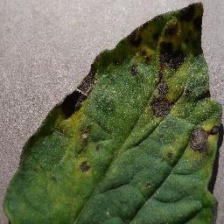
#> input picture data/raw/tomato_early_blight_0001/initial_view.jpg, 224 x 224 px
$ python -i reliability.py   (imports and definitions only)   (older library calls are emulated)
#> lines starting #> are read from the running program, lines starting #| are printed output that depends on the picture
#> further down, picture is the input picture: PIL image 224x224 RGB; mean R, G, B 102.6, 108.9, 82.2
from dataclasses import dataclass
from typing import Dict, Any, Optional
from pathlib import Path
from PIL import Image
import numpy as np
import cv2

@dataclass
class ReliabilityReport:
    is_acceptable: bool
    quality_score: float # 0.0 to 1.0
    action: str          # 'ACCEPT', 'DOWNWEIGHT', 'REJECT'
    blur_score: float
    brightness_score: float
    reasons: list

class EvidenceReliabilityChecker:
    def __init__(
        self,
        blur_threshold: float = 80.0,
        min_brightness: float = 30.0,
        max_brightness: float = 230.0
    ):
        self.blur_threshold = blur_threshold
        self.min_brightness = min_brightness
        self.max_brightness = max_brightness

    def assess_image_quality(self, image_input: Any) -> ReliabilityReport:
        """
        Assesses image quality across blur, underexposure, and overexposure.
        Supports file path strings, pathlib.Path, PIL.Image.Image, and numpy arrays.
        """
        gray = None

        if isinstance(image_input, Image.Image):
            gray = np.array(image_input.convert("L"))
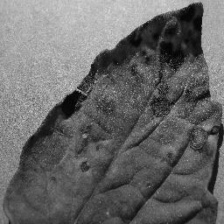
#> gray: shape (224, 224); min 1, max 217, mean 104
        elif isinstance(image_input, np.ndarray):
            if image_input.ndim == 3:
                gray = cv2.cvtColor(image_input, cv2.COLOR_RGB2GRAY)
            else:
                gray = image_input
        elif isinstance(image_input, (str, Path)):
            p = Path(image_input)
            if not p.exists():
                return ReliabilityReport(
                    is_acceptable=False,
                    quality_score=0.0,
                    action="REJECT",
                    blur_score=0.0,
                    brightness_score=0.0,
                    reasons=["Image file not found on disk"]
                )
            img_bgr = cv2.imread(str(p))
            if img_bgr is None:
                return ReliabilityReport(
                    is_acceptable=False,
                    quality_score=0.0,
                    action="REJECT",
                    blur_score=0.0,
                    brightness_score=0.0,
                    reasons=["Corrupt or unreadable image format"]
                )
            gray = cv2.cvtColor(img_bgr, cv2.COLOR_BGR2GRAY)
        else:
            return ReliabilityReport(
                is_acceptable=False,
                quality_score=0.0,
                action="REJECT",
                blur_score=0.0,
                brightness_score=0.0,
                reasons=[f"Unsupported image input type: {type(image_input)}"]
            )

        # 1. Variance of Laplacian for blur detection
        blur_score = float(cv2.Laplacian(gray, cv2.CV_64F).var())
#> blur_score = 1290.4

        # 2. Mean brightness check
        mean_brightness = float(np.mean(gray))
#> mean_brightness = 104

        reasons = []
        is_blurry = blur_score < self.blur_threshold
#> is_blurry = False
        is_too_dark = mean_brightness < self.min_brightness
#> is_too_dark = False
        is_too_bright = mean_brightness > self.max_brightness
#> is_too_bright = False

        if is_blurry:
            reasons.append(f"Image is blurry (Laplacian variance: {blur_score:.1f} < {self.blur_threshold})")
        if is_too_dark:
            reasons.append(f"Image is underexposed/too dark (brightness: {mean_brightness:.1f} < {self.min_brightness})")
        if is_too_bright:
            reasons.append(f"Image is overexposed/too bright (brightness: {mean_brightness:.1f} > {self.max_brightness})")

        # Compute normalized quality score using multiplicative factors
        blur_factor = min(1.0, blur_score / max(1.0, self.blur_threshold * 1.5))
#> blur_factor = 1
        bright_factor = 1.0
        if mean_brightness < self.min_brightness:
            bright_factor = max(0.0, mean_brightness / self.min_brightness)
        elif mean_brightness > self.max_brightness:
            bright_factor = max(0.0, (255.0 - mean_brightness) / (255.0 - self.max_brightness))

        quality_score = float(np.clip(blur_factor * bright_factor, 0.0, 1.0))
#> quality_score = 1

        if quality_score >= 0.70 and not is_blurry:
            action = "ACCEPT"
            is_acceptable = True
        elif quality_score >= 0.35 and blur_score >= (0.5 * self.blur_threshold):
            action = "DOWNWEIGHT"
            is_acceptable = True
        else:
            action = "REJECT"
            is_acceptable = False

        return ReliabilityReport(
            is_acceptable=is_acceptable,
            quality_score=quality_score,
            action=action,
            blur_score=blur_score,
            brightness_score=mean_brightness,
            reasons=reasons
        )

    def assess_evidence(self, evidence_item: Any) -> ReliabilityReport:
        if getattr(evidence_item, "modality", "image") == "image":
            return self.assess_image_quality(evidence_item.data_path_or_content)
        else:
            content = str(evidence_item.data_path_or_content).strip()
            if len(content) < 3:
                return ReliabilityReport(
                    is_acceptable=False,
                    quality_score=0.1,
                    action="REJECT",
                    blur_score=100.0,
                    brightness_score=128.0,
                    reasons=["Text evidence is empty or too short"]
                )
            return ReliabilityReport(
                is_acceptable=True,
                quality_score=1.0,
                action="ACCEPT",
                blur_score=100.0,
                brightness_score=128.0,
                reasons=[]
            )

>>> from PIL import Image
>>> picture = Image.open('../../data/raw/tomato_early_blight_0001/initial_view.jpg')
>>> result = EvidenceReliabilityChecker().assess_image_quality(picture)

$ run again, on data/raw/tomato_early_blight_0001/leaf_underside.jpg
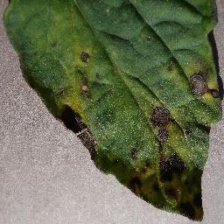
#> input picture data/raw/tomato_early_blight_0001/leaf_underside.jpg, 224 x 224 px
#> picture is the input picture: PIL image 224x224 RGB; mean R, G, B 102.6, 108.9, 82.2
#> in assess_image_quality, `gray = np.array(image_input.convert("L"))`:
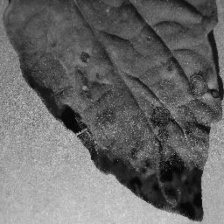
#> gray: shape (224, 224); min 1, max 217, mean 104
#> blur_score = 1290.4
#> mean_brightness = 104
#> is_blurry = False
#> blur_factor = 1
